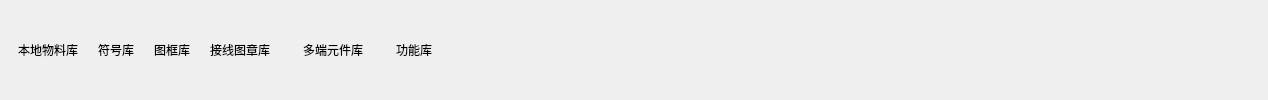
      <widget class="QWidget" name="tab_4">
       <property name="styleSheet">
        <string notr="true">#tab_4{
background-color: rgb(8, 62, 75);
}

QGroupBox{
	background-color: rgba(16, 57, 70, 1);
	border: 0px solid rgb(111, 255, 255);
	margin-top:3.3ex;
	color: rgba(102, 249, 247, 1);
	font: 12pt &quot;微软雅黑&quot;;
}

QGroupBox::title{
	subcontrol-origin: margin;
	subcontrol-position: top center;
	background-color: rgba(19, 67, 79, 1);
	padding: 7 10000px;
}

QLineEdit{
	background-color: rgba(255, 255, 255,0.2);
	border-width:0;
	border-style:outset;
	color: rgba(102, 249, 247, 1);
	font: 12pt &quot;微软雅黑&quot;;
}

QLabel{
	color: rgba(102, 249, 247, 1);
	font: 12pt &quot;微软雅黑&quot;;
}

QRadioButton{
	color: rgba(102, 249, 247, 1);
	font: 12pt &quot;微软雅黑&quot;;
}

QRadioButton::indicator{
	border-color: rgba(255, 255, 255,0);
	background:transparent;
}


QRadioButton::indicator:checked{
	border-image:url(:/widget/images/green.png)
}

QRadioButton::indicator:unchecked{
	border-image:url(:/widget/images/unchecked.png)
}

QPushButton{
	border: 2px solid rgba(61, 255, 255,0.4);
	background-color: rgba(12, 34, 45, 0.6);
	font: 10pt &quot;微软雅黑&quot;;
	color: rgba(102, 249, 247, 1);
	text-align：center;
}

QPushButton::disabled{
	border: 0px;
	color: rgba(102, 249, 247, 0.3);
	text-align：center;
}

QPushButton::pressed{
	border: 2px solid rgba(61, 255, 255,0.8);
	background-color: rgba(12, 34, 45, 1);
	font: 12pt &quot;微软雅黑&quot;;
}

QPushButton::hover{
	border: 2.5px solid rgba(61, 255, 255,0.8);
	background-color: rgba(12, 34, 45, 0.6);
	font: 75 12pt &quot;微软雅黑&quot;;
}

QDoubleSpinBox{
	border: 0px solid rgba(61, 255, 255,0.4);
	background-color: rgba(255, 255, 255, 0.2);
	font: 12pt &quot;Times New Roman&quot;;
	color: rgba(102, 249, 247, 1);
	text-align：center;
	padding-left:10px;
}
</string>
       </property>
       <attribute name="title">
        <string>数据管理</string>
       </attribute>
       <layout class="QHBoxLayout" name="horizontalLayout_6">
        <property name="topMargin">
         <number>5</number>
        </property>
        <property name="bottomMargin">
         <number>5</number>
        </property>
        <item>
         <widget class="QToolButton" name="BtnLocalDB">
          <property name="text">
           <string>本地物料库</string>
          </property>
          <property name="iconSize">
           <size>
            <width>32</width>
            <height>32</height>
           </size>
          </property>
          <property name="toolButtonStyle">
           <enum>Qt::ToolButtonTextUnderIcon</enum>
          </property>
          <property name="autoRaise">
           <bool>true</bool>
          </property>
         </widget>
        </item>
        <item>
         <widget class="QToolButton" name="BtnSymbolBaseManage">
          <property name="text">
           <string>符号库</string>
          </property>
          <property name="iconSize">
           <size>
            <width>32</width>
            <height>32</height>
           </size>
          </property>
          <property name="toolButtonStyle">
           <enum>Qt::ToolButtonTextUnderIcon</enum>
          </property>
          <property name="autoRaise">
           <bool>true</bool>
          </property>
         </widget>
        </item>
        <item>
         <widget class="QToolButton" name="BtnDwgFrameManage">
          <property name="text">
           <string>图框库</string>
          </property>
          <property name="iconSize">
           <size>
            <width>32</width>
            <height>32</height>
           </size>
          </property>
          <property name="toolButtonStyle">
           <enum>Qt::ToolButtonTextUnderIcon</enum>
          </property>
          <property name="autoRaise">
           <bool>true</bool>
          </property>
         </widget>
        </item>
        <item>
         <widget class="QToolButton" name="BtnUserData/MultiLib">
          <property name="text">
           <string>接线图章库</string>
          </property>
          <property name="iconSize">
           <size>
            <width>32</width>
            <height>32</height>
           </size>
          </property>
          <property name="toolButtonStyle">
           <enum>Qt::ToolButtonTextUnderIcon</enum>
          </property>
          <property name="autoRaise">
           <bool>true</bool>
          </property>
         </widget>
        </item>
        <item>
         <widget class="QToolButton" name="BtnMultiLibManage">
          <property name="minimumSize">
           <size>
            <width>100</width>
            <height>30</height>
           </size>
          </property>
          <property name="text">
           <string>多端元件库</string>
          </property>
          <property name="iconSize">
           <size>
            <width>32</width>
            <height>32</height>
           </size>
          </property>
          <property name="toolButtonStyle">
           <enum>Qt::ToolButtonTextUnderIcon</enum>
          </property>
          <property name="autoRaise">
           <bool>true</bool>
          </property>
         </widget>
        </item>
        <item>
         <widget class="QToolButton" name="BtnFuncManage">
          <property name="text">
           <string>功能库</string>
          </property>
          <property name="iconSize">
           <size>
            <width>32</width>
            <height>32</height>
           </size>
          </property>
          <property name="toolButtonStyle">
           <enum>Qt::ToolButtonTextUnderIcon</enum>
          </property>
          <property name="autoRaise">
           <bool>true</bool>
          </property>
         </widget>
        </item>
        <item>
         <spacer name="horizontalSpacer_5">
          <property name="orientation">
           <enum>Qt::Horizontal</enum>
          </property>
          <property name="sizeHint" stdset="0">
           <size>
            <width>818</width>
            <height>20</height>
           </size>
          </property>
         </spacer>
        </item>
       </layout>
      </widget>
